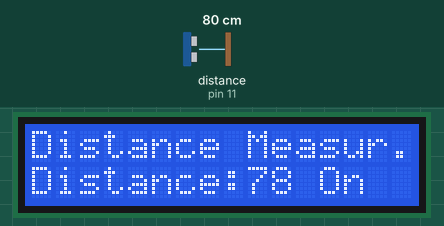
Recording of a sketch running on a simulated Arduino Uno, built with avr-gcc and run on an emulated ATmega328P. Parts: 16×2 character LCD. Wiring (inferred from the names in the program): ultrasonic range finder: trigger pin 12; echo pin 11. The test bench sets the inputs (shaded band); at power-on: distance to the obstacle (sensor on pin 11) 80 cm. The echo pulse lasts 58.3 µs per cm.

Above: at 3.2 s.
3.3 s: distance to the obstacle (sensor on pin 11) set to 2 cm
At 3.9 s:
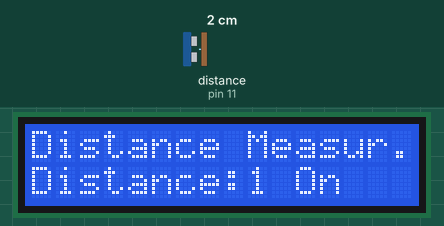
4.8 s: distance to the obstacle (sensor on pin 11) set to 4 cm
At 6.0 s:
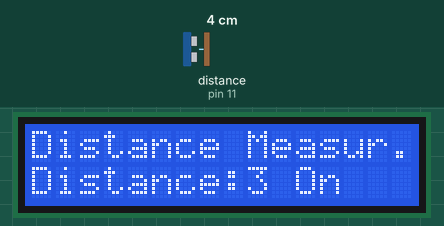
6.3 s: distance to the obstacle (sensor on pin 11) set to 9 cm
At 7.1 s:
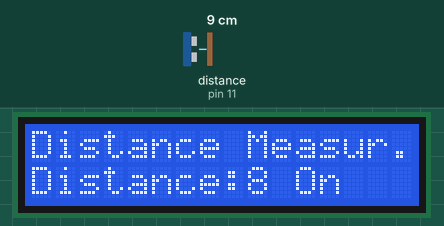
Timing chart, 0 to 9.3 s (numbered marks = the images above; inputs shaded):
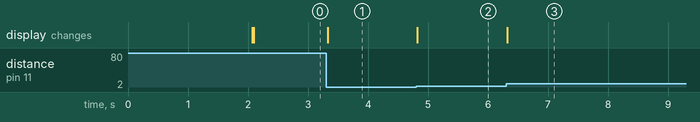

The sketch:

sketch_jun25a1.ino
```cpp
#include <LiquidCrystal.h>
LiquidCrystal lcd(2,3,4,5,6,7);
const int trigPin = 12;
const int echoPin = 11;
long duration;
long distanceCm;
float liquid;

void setup() {
  // put your setup code here, to run once:
  lcd.begin(16,2);
  pinMode(trigPin ,OUTPUT);
  pinMode(echoPin ,INPUT);
  lcd.setCursor(0,0);
  lcd.print("    Distance   ");
  lcd.setCursor(0,1);
  lcd.print("   Measurement   ");
  delay(2000);
  lcd.clear();


}

void loop() {
  // put your main code here, to run repeatedly:
  digitalWrite(trigPin,LOW);
  delayMicroseconds(2);
  digitalWrite(trigPin,HIGH);
  delayMicroseconds(10);
  digitalWrite(trigPin , LOW);
  duration = pulseIn(echoPin, HIGH);
  distanceCm = duration*0.034/2;
  lcd.setCursor(0,0);
  lcd.print("Distance Measur.");
  delay(10);
  lcd.setCursor(0,1);
  lcd.print("Distance:");
  lcd.print(distanceCm);
  lcd.print(" On ");
  delay(10);
}
```

Measured:
- after the input at 3.3 s, the display: changes at once (image 1)
- after the input at 4.8 s, the display: changes at once (image 2)
- after the input at 6.3 s, the display: changes at once (image 3)
